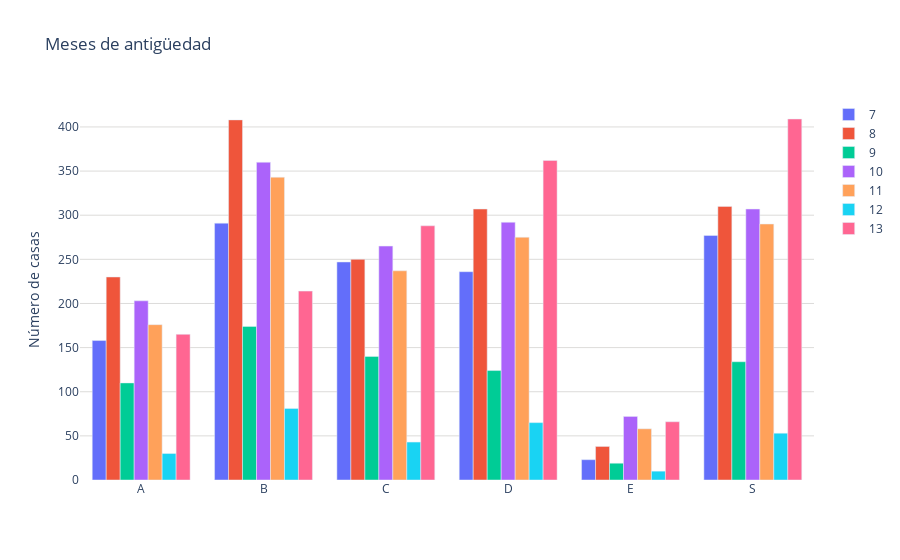

Notebook source saved alongside this figure:
### Code cell
orden_personalizado = ['7', '8', '9', '10', '11', '12', '13']
def sumar_tablas(dataframes_list):
    tabla_suma = None        
    for df in dataframes_list:
        # Crear una nueva columna con la primera letra de la categoría
        df['segmento'] = df['categoria'].str[0]
        tabla_actual = df.groupby(['segmento', 'antiguedad_categoria']).size().unstack(fill_value=0)
        
        if tabla_suma is None:
            tabla_suma = tabla_actual
        else:
            tabla_suma = tabla_suma.add(tabla_actual, fill_value=0)
    tabla_suma = tabla_suma[orden_personalizado]

    
    print("Tabla general de frecuencia:")
    print(tabla_suma)
    
    fig = graficar_tabla(tabla_suma)
    
    # Para guardar la gráfica como archivo HTML
    guardar_grafico_como_html(fig, 'g_bar_tiempoventa_seg_pachuca', carpeta='graficas')
    
    return fig

def graficar_tabla(tabla):
    segmentos = tabla.index  
    tiempo = tabla.columns
    
    fig = go.Figure()
    
    for tiempo_categoria in tiempo:
        fig.add_trace(go.Bar(
            x=segmentos,  # Lo que las barras representen
            y=tabla[tiempo_categoria],  # Valores de recuento para cada segmento
            name=tiempo_categoria
        ))
    
    fig.update_layout(
        title="Meses de antigüedad",
        #xaxis_title="Segmentos",  
        yaxis=dict(
            title="Número de casas",
            gridcolor='#dddcda', # Color de las líneas que dividen los rangos del eje Y
            #gridwidth=1,
        ),
        plot_bgcolor='rgba(0,0,0,0)',  # Color de fondo del gráfico      
    )
    
    fig.show()    
    return fig


def guardar_grafico_como_html(fig, nombre_archivo, carpeta='graficas'):
    # Crear la carpeta si no existe
    if not os.path.exists(carpeta):
        os.makedirs(carpeta)
    
    # Guardar la gráfica como archivo HTML en la carpeta especificada
    pio.write_html(fig, f'{carpeta}/{nombre_archivo}.html')

# Llamar a la función sumar_tablas con la lista de DataFrames como argumento
fig = sumar_tablas(dataframes_list)

### Figure 1 — Plotly figure (JSON) as saved in the notebook; plotly's stock layout.template omitted (floating-point values rounded to 4 significant figures)
{"data": [{"name": "7", "type": "bar", "x": ["A", "B", "C", "D", "E", "S"], "y": [158, 291, 247, 236, 23, 277]}, {"name": "8", "type": "bar", "x": ["A", "B", "C", "D", "E", "S"], "y": [230, 408, 250, 307, 38, 310]}, {"name": "9", "type": "bar", "x": ["A", "B", "C", "D", "E", "S"], "y": [110, 174, 140, 124, 19, 134]}, {"name": "10", "type": "bar", "x": ["A", "B", "C", "D", "E", "S"], "y": [203, 360, 265, 292, 72, 307]}, {"name": "11", "type": "bar", "x": ["A", "B", "C", "D", "E", "S"], "y": [176, 343, 237, 275, 58, 290]}, {"name": "12", "type": "bar", "x": ["A", "B", "C", "D", "E", "S"], "y": [30, 81, 43, 65, 10, 53]}, {"name": "13", "type": "bar", "x": ["A", "B", "C", "D", "E", "S"], "y": [165, 214, 288, 362, 66, 409]}], "layout": {"plot_bgcolor": "rgba(0,0,0,0)", "title": {"text": "Meses de antigüedad"}, "yaxis": {"gridcolor": "#dddcda", "title": {"text": "Número de casas"}}}}
